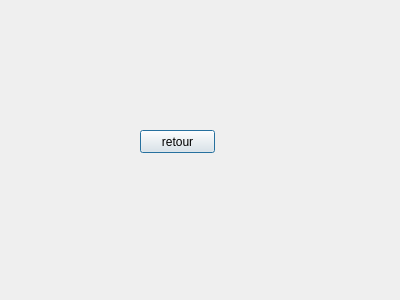
<?xml version="1.0" encoding="UTF-8"?>
<ui version="4.0">
 <class>Dialog2</class>
 <widget class="QDialog" name="Dialog2">
  <property name="geometry">
   <rect>
    <x>0</x>
    <y>0</y>
    <width>400</width>
    <height>300</height>
   </rect>
  </property>
  <property name="windowTitle">
   <string>Dialog</string>
  </property>
  <widget class="QPushButton" name="pushButton_retour">
   <property name="geometry">
    <rect>
     <x>140</x>
     <y>130</y>
     <width>75</width>
     <height>23</height>
    </rect>
   </property>
   <property name="text">
    <string>retour</string>
   </property>
  </widget>
 </widget>
 <resources/>
 <connections/>
</ui>
